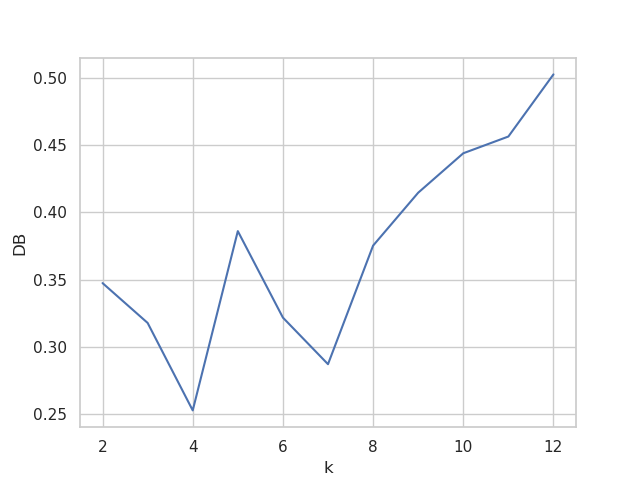

This figure's Python source:
import pandas as pd
import numpy as np
from ingestion import get_raw, get_pca
from sklearn.cluster import AgglomerativeClustering
from sklearn.metrics import davies_bouldin_score
import warnings
import matplotlib.pyplot as plt
import seaborn as sns

sns.set(style="whitegrid")
warnings.filterwarnings('ignore')

X, X_test, y, y_test = get_raw()
attr_sz = len(np.unique(y))
print(attr_sz)
k_dict = {}
for k in range(2,13):
	hierarc = AgglomerativeClustering(n_clusters=k)
	hierarc.fit(X)
	labels = hierarc.labels_
	print("k = %d" % k, davies_bouldin_score(X,labels))
	k_dict[k] = davies_bouldin_score(X,labels)

df = pd.DataFrame.from_dict(k_dict, orient='index')
df.to_csv('hierac.csv')

ax = sns.lineplot(x=list(k_dict.keys()), y=list(k_dict.values()))
ax.set(xlabel = 'k', ylabel = 'DB')
plt.savefig('hierac.png')
